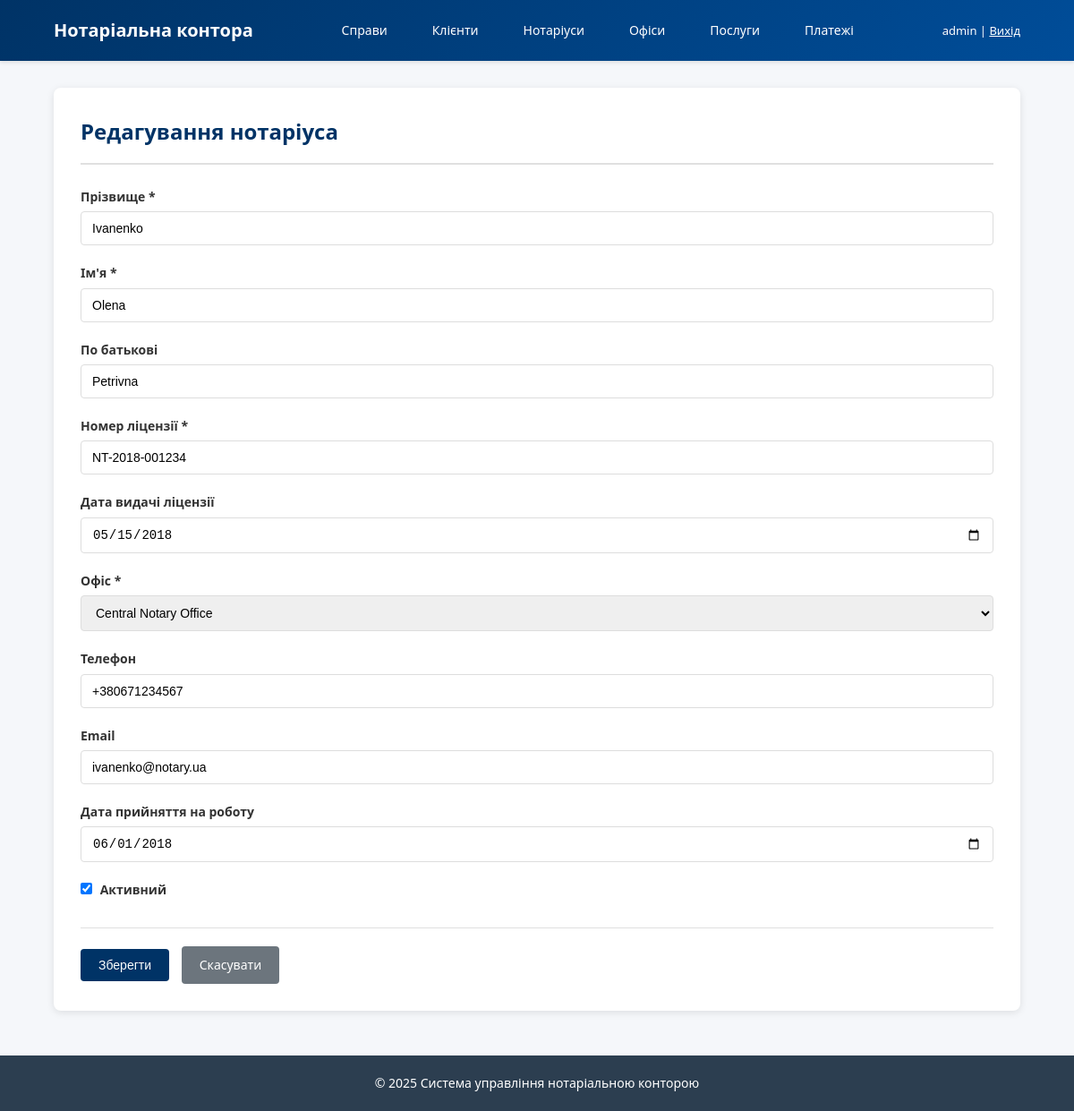
The page /public/notaries/edit/1 (signed in) on the database its author committed.
### tables this page shows
CREATE TABLE notaries (
    notary_id          INT UNSIGNED AUTO_INCREMENT PRIMARY KEY,
    last_name          VARCHAR(50)  NOT NULL,
    first_name         VARCHAR(50)  NOT NULL,
    middle_name        VARCHAR(50),
    license_number     VARCHAR(30)  NOT NULL,
    license_issue_date DATE,
    phone              VARCHAR(20),
    email              VARCHAR(100),
    office_id          INT UNSIGNED NOT NULL,
    hired_at           DATE,
    is_active          TINYINT(1) NOT NULL DEFAULT 1,
    CONSTRAINT uq_notaries_license UNIQUE (license_number),
    CONSTRAINT fk_notaries_office
        FOREIGN KEY (office_id) REFERENCES offices(office_id)
        ON UPDATE CASCADE
        ON DELETE RESTRICT
);

CREATE TABLE offices (
    office_id INT UNSIGNED AUTO_INCREMENT PRIMARY KEY,
    name      VARCHAR(100) NOT NULL,
    address   VARCHAR(255) NOT NULL,
    city      VARCHAR(100) NOT NULL,
    phone     VARCHAR(20),
    email     VARCHAR(100),
    schedule  VARCHAR(255)
);

### app/Controllers/NotaryController.php (called while the page is built, shortened)
<?php
class NotaryController {
    public function editForm($id) {
        $notaryModel = new Notary();
        $notary = $notaryModel->findById($id);
        $officeModel = new Office();
        $offices = $officeModel->findAll('name');
        $data = $notary;
        $isEdit = true;
        include ROOT_PATH . '/app/Views/notaries/form.php';
        include ROOT_PATH . '/app/Views/layouts/main.php';
    }
}

### public/index.php (called while the page is built, shortened)
<?php
require_once __DIR__ . '/../config/database.php';
require_once __DIR__ . '/../config/router.php';
require_once __DIR__ . '/../app/Models/BaseModel.php';
$router = new Router();
$router->get('/', 'HomeController', 'index');
$router->get('/login', 'AuthController', 'loginForm');
$router->post('/login', 'AuthController', 'login');
$router->get('/logout', 'AuthController', 'logout');
$router->get('/clients', 'ClientController', 'index');
$router->get('/clients/create', 'ClientController', 'createForm');
$router->post('/clients/create', 'ClientController', 'store');
$router->get('/clients/edit/{id}', 'ClientController', 'editForm');
$router->post('/clients/edit/{id}', 'ClientController', 'update');
$router->post('/clients/delete/{id}', 'ClientController', 'delete');
$router->get('/clients/view/{id}', 'ClientController', 'show');
$router->get('/notaries', 'NotaryController', 'index');
$router->get('/notaries/create', 'NotaryController', 'createForm');
$router->post('/notaries/create', 'NotaryController', 'store');
$router->get('/notaries/edit/{id}', 'NotaryController', 'editForm');
$router->post('/notaries/edit/{id}', 'NotaryController', 'update');
$router->post('/notaries/deactivate/{id}', 'NotaryController', 'deactivate');
$router->get('/offices', 'OfficeController', 'index');
$router->get('/offices/create', 'OfficeController', 'createForm');
$router->post('/offices/create', 'OfficeController', 'store');
$router->get('/offices/edit/{id}', 'OfficeController', 'editForm');
$router->post('/offices/edit/{id}', 'OfficeController', 'update');
$router->get('/services', 'ServiceController', 'index');
$router->get('/services/create', 'ServiceController', 'createForm');
$router->post('/services/create', 'ServiceController', 'store');
$router->get('/services/edit/{id}', 'ServiceController', 'editForm');
$router->post('/services/edit/{id}', 'ServiceController', 'update');
$router->get('/cases', 'CaseController', 'index');
$router->get('/cases/create', 'CaseController', 'createForm');
$router->post('/cases/create', 'CaseController', 'store');
$router->get('/cases/view/{id}', 'CaseController', 'show');
$router->post('/cases/status/{id}', 'CaseController', 'changeStatus');
$router->get('/cases/{case_id}/documents/upload', 'DocumentController', 'uploadForm');
$router->post('/cases/{case_id}/documents/upload', 'DocumentController', 'upload');
$router->get('/cases/{case_id}/documents', 'DocumentController', 'index');
$router->get('/documents/download/{id}', 'DocumentController', 'download');
$router->get('/payments', 'PaymentController', 'index');
$router->get('/cases/{case_id}/payments/create', 'PaymentController', 'createForm');
$router->post('/cases/{case_id}/payments/create', 'PaymentController', 'store');
$router->get('/payments/receipt/{id}', 'PaymentController', 'receiptHtml');
$router->get('/portal/check-status', 'ClientPortalController', 'checkStatusForm');
$router->post('/portal/check-status', 'ClientPortalController', 'checkStatus');
$router->get('/portal/application', 'ClientPortalController', 'applicationForm');
$router->post('/portal/application', 'ClientPortalController', 'submitApplication');
$router->setNotFound(function() {
    http_response_code(404);
    echo "<h1>404 - Сторінку не знайдено</h1>";
});
$router->dispatch();

### config/database.php (called while the page is built, shortened)
<?php
class Database {
    private static $instance = null;
    private $connection;
    private function __construct() {
        try {
            $dsn = "mysql:host=" . DB_HOST . ";dbname=" . DB_NAME . ";charset=" . DB_CHARSET;
            $options = [
                PDO::ATTR_ERRMODE => PDO::ERRMODE_EXCEPTION,
                PDO::ATTR_DEFAULT_FETCH_MODE => PDO::FETCH_ASSOC,
                PDO::ATTR_EMULATE_PREPARES => false,
            ];
            $this->connection = new PDO($dsn, DB_USER, DB_PASS, $options);
        } catch (PDOException $e) {
            die("Помилка підключення до БД: " . $e->getMessage());
        }
    }
    public static function getInstance() {
        if (self::$instance === null) {
            self::$instance = new self();
        }
        return self::$instance;
    }
    public function getConnection() {
        return $this->connection;
    }
}

### app/Models/BaseModel.php (called while the page is built, shortened)
<?php
abstract class BaseModel {
    protected $db;
    protected $table;
    protected $primaryKey;
    public function __construct() {
        $this->db = Database::getInstance()->getConnection();
        if (!$this->primaryKey) {
            $this->primaryKey = $this->getPrimaryKeyName();
        }
    }
    protected function getPrimaryKeyName() {
        $singular = rtrim($this->table, 's');
        if (substr($this->table, -3) === 'ies') {
            $singular = substr($this->table, 0, -3) . 'y';
        }
        return $singular . '_id';
    }
    public function findAll($orderBy = null) {
        $sql = "SELECT * FROM {$this->table}";
        if ($orderBy) {
            $sql .= " ORDER BY {$orderBy}";
        }
        $stmt = $this->db->query($sql);
        return $stmt->fetchAll();
    }
    public function findById($id) {
        $sql = "SELECT * FROM {$this->table} WHERE {$this->primaryKey} = :id";
        $stmt = $this->db->prepare($sql);
        $stmt->execute(['id' => $id]);
        return $stmt->fetch();
    }
}

### app/Views/notaries/form.php (the view, shortened to what this page needs)
<div class="page-header">
    <h2><?= isset($isEdit) ? 'Редагування нотаріуса' : 'Новий нотаріус' ?></h2>
</div>
<form method="post" action="<?= isset($isEdit) ? BASE_URL . '/notaries/edit/' . $data['notary_id'] : BASE_URL . '/notaries/create' ?>">
    <div class="form-row">
        <label for="last_name">Прізвище *</label>
        <input type="text" id="last_name" name="last_name"
               value="<?= htmlspecialchars($data['last_name'] ?? '') ?>" required>
    </div>
    <div class="form-row">
        <label for="first_name">Ім'я *</label>
        <input type="text" id="first_name" name="first_name"
               value="<?= htmlspecialchars($data['first_name'] ?? '') ?>" required>
    </div>
    <div class="form-row">
        <label for="middle_name">По батькові</label>
        <input type="text" id="middle_name" name="middle_name"
               value="<?= htmlspecialchars($data['middle_name'] ?? '') ?>">
    </div>
    <div class="form-row">
        <label for="license_number">Номер ліцензії *</label>
        <input type="text" id="license_number" name="license_number"
               value="<?= htmlspecialchars($data['license_number'] ?? '') ?>" required>
    </div>
    <div class="form-row">
        <label for="license_issue_date">Дата видачі ліцензії</label>
        <input type="date" id="license_issue_date" name="license_issue_date"
               value="<?= htmlspecialchars($data['license_issue_date'] ?? '') ?>">
    </div>
    <div class="form-row">
        <label for="office_id">Офіс *</label>
        <select id="office_id" name="office_id" required>
            <?php foreach ($offices as $office): ?>
                <option value="<?= $office['office_id'] ?>" <?= ($data['office_id'] ?? '') == $office['office_id'] ? 'selected' : '' ?>>
                    <?= htmlspecialchars($office['name']) ?>
                </option>
            <?php endforeach; ?>
        </select>
    </div>
    <div class="form-row">
        <label for="phone">Телефон</label>
        <input type="text" id="phone" name="phone"
               value="<?= htmlspecialchars($data['phone'] ?? '') ?>">
    </div>
    <div class="form-row">
        <label for="email">Email</label>
        <input type="email" id="email" name="email"
               value="<?= htmlspecialchars($data['email'] ?? '') ?>">
    </div>
    <div class="form-row">
        <label for="hired_at">Дата прийняття на роботу</label>
        <input type="date" id="hired_at" name="hired_at"
               value="<?= htmlspecialchars($data['hired_at'] ?? '') ?>">
    </div>
    <div class="form-row">
        <label>
            <input type="checkbox" name="is_active" <?= isset($data['is_active']) && $data['is_active'] ? 'checked' : '' ?>>
            Активний
        </label>
    </div>
    <div class="form-actions">
        <button type="submit" class="btn btn-primary">Зберегти</button>
        <a href="<?= BASE_URL ?>/notaries" class="btn btn-secondary">Скасувати</a>
    </div>
</form>

### config/router.php (shortened to what this page needs)
<?php
class Router {
    private $routes = [];
    public function add($method, $pattern, $controller, $action) {
        $this->routes[] = [
            'method' => strtoupper($method),
            'pattern' => $pattern,
            'controller' => $controller,
            'action' => $action
        ];
    }
    public function dispatch() {
        $requestMethod = $_SERVER['REQUEST_METHOD'];
        $requestUri = $_GET['route'] ?? '/';
        $requestUri = '/' . trim($requestUri, '/');
        if ($requestUri !== '/') {
            $requestUri = rtrim($requestUri, '/');
        }
        foreach ($this->routes as $route) {
            if ($route['method'] !== $requestMethod) {
                continue;
            }
            $pattern = '#^' . preg_replace('/\{([a-z_]+)\}/', '(?P<$1>[^/]+)', $route['pattern']) . '$#';
            if (preg_match($pattern, $requestUri, $matches)) {
                $params = array_filter($matches, 'is_string', ARRAY_FILTER_USE_KEY);
                $controllerName = $route['controller'];
                $actionName = $route['action'];
                $controllerFile = ROOT_PATH . '/app/Controllers/' . $controllerName . '.php';
                if (file_exists($controllerFile)) {
                    $controller = new $controllerName();
                    if (method_exists($controller, $actionName)) {
                        call_user_func_array([$controller, $actionName], $params);
                        return;
                    }
                }
            }
        }
    }
}

### public/css/main.css (style rules this page uses)
* { margin: 0; padding: 0; box-sizing: border-box; }
body { font-family: 'Segoe UI', Tahoma, Geneva, Verdana, sans-serif; font-size: 14px; line-height: 1.6; color: #333; background-color: #f5f7fa; }
.page-header { border-bottom: 2px solid #e0e0e0; padding-bottom: 15px; margin-bottom: 25px; }
.page-header h2 { color: #003366; font-size: 24px; }
.btn { display: inline-block; padding: 10px 20px; font-size: 14px; border: none; border-radius: 4px; cursor: pointer; text-decoration: none; transition: all 0.3s; margin-right: 10px; }
.btn-primary { background-color: #003366; color: #ffffff; }
.btn-secondary { background-color: #6c757d; color: #ffffff; }
.form-row { margin-bottom: 20px; }
.form-row label { display: block; margin-bottom: 5px; font-weight: 600; color: #333; }
.form-row input[type='text'], .form-row input[type='email'], .form-row input[type='number'], .form-row input[type='date'], .form-row input[type='password'], .form-row select, .form-row textarea { width: 100%; padding: 10px 12px; border: 1px solid #ddd; border-radius: 4px; font-size: 14px; transition: border-color 0.3s; }
.form-row input[type='checkbox'] { width: auto; margin-right: 5px; }
.form-actions { margin-top: 30px; padding-top: 20px; border-top: 1px solid #e0e0e0; }

### rows shown on the page
notaries: last_name "Ivanenko", first_name "Olena", middle_name "Petrivna", license_number "NT-2018-001234", license_issue_date "05/15/2018", office_id "Central Notary Office", phone "+380671234567", email "ivanenko@notary.ua", hired_at "06/01/2018", is_active "☑"
